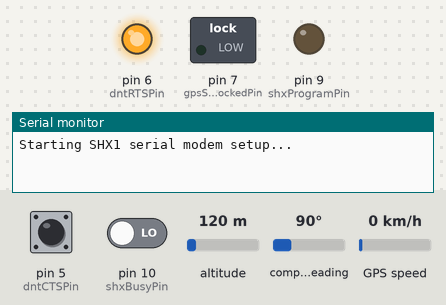
The sketch below on a simulated Arduino Mega 2560, built with avr-gcc and run on an emulated ATmega2560. Parts: switched loads named in the sketch (green lamp = pin HIGH), output pins drawn as LEDs (lit = HIGH), the last lines printed to the serial monitor. Inputs (shaded band) come from the test bench; at power-on: altitude 120 m, pin 5 (dntCTSPin) HIGH, compass heading 90°, GPS speed 0 km/h, pin 10 (shxBusyPin) LOW. The GPS gets a fix after 3 s at 37.7749, -122.4194 with 8 satellites; pins used as bus, display or sensor lines are not drawn.

Above: at 0.1 s.
At 1.5 s:
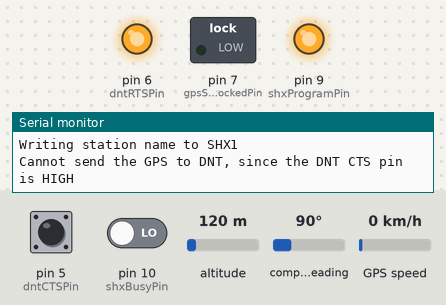
1.6 s: altitude set to 20 m
At 5.2 s:
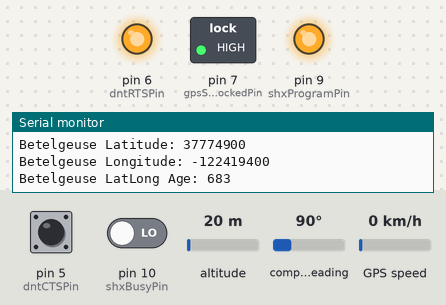
5.7 s: pin 5 (dntCTSPin) driven LOW
9.2 s: pin 5 (dntCTSPin) driven HIGH
13.3 s: compass heading set to 7°
17.4 s: GPS speed set to 30 km/h
21.5 s: pin 5 (dntCTSPin) pulsed LOW 2 times (0.12 s each, 0.3 s apart)
Timing chart, 0 to 27.2 s (numbered marks = the images above; inputs shaded):
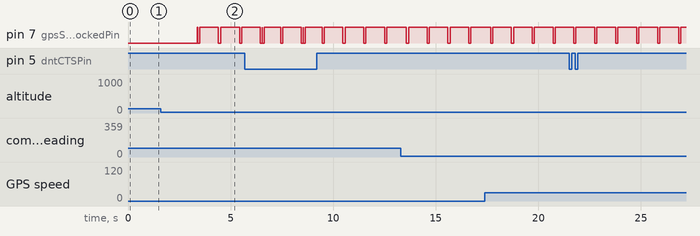

The sketch:

BetelgeuseOperationTransparentOOWithSHX1andRFM23BP.ino
```cpp
// Our Arduino code for operation of the Betelgeuse DNT900 telemetry test box
#include <TinyGPS.h>
#include <SoftwareSerial.h>

TinyGPS        gps;

const byte     dntHwResetPin            =  4;
const byte     dntCTSPin                =  5;
const byte     dntRTSPin                =  6;
// const byte     dntCTSPin                =  42;
// const byte     dntRTSPin                =  43;
const byte     gpsSuccessfullyLockedPin =  7;
const byte     fakeShxProgramRxPin      =  8;
const byte     shxProgramPin            =  9;
const byte     shxBusyPin               = 10;

SoftwareSerial shxProgramSerial(fakeShxProgramRxPin, shxProgramPin);

const long     dntMaxReadTries          =  500000;
const int      maxTermLength            =  255;

byte           term[maxTermLength];
int            termIndex                =  0;
int            termLength               =  0;

long           previousMillis           =  0;
long           previousMillis2          =  0;
long           previousMillis3          =  0;
int            count                    =  0;

// EnterProtocolMode DNTCFG
const byte     enterProtocol[]       = {0xFB, 0x07, 0x00, 0x44, 0x4E, 0x54, 0x43, 0x46, 0x47};

const byte     UcReset[]             = {0xFB, 0x05, 0x04, 0x00, 0xFF, 0x01, 0x00};
const byte     SwReset[]             = {0xFB, 0x02, 0x02, 0x00};

const byte     makeRemote[]          = {0xFB, 0x05, 0x04, 0x00, 0x00, 0x01, 0x00};
const byte     makeBase[]            = {0xFB, 0x05, 0x04, 0x00, 0x00, 0x01, 0x01};

const byte     setDataRate500[]      = {0xFB, 0x05, 0x04, 0x01, 0x00, 0x01, 0x00};
const byte     setDataRate115p2[]    = {0xFB, 0x05, 0x04, 0x01, 0x00, 0x01, 0x02};
const byte     setDataRate38p4[]     = {0xFB, 0x05, 0x04, 0x01, 0x00, 0x01, 0x03};
const byte     setPower1mW[]         = {0xFB, 0x05, 0x04, 0x18, 0x00, 0x01, 0x00};
const byte     setPower1Watt[]       = {0xFB, 0x05, 0x04, 0x18, 0x00, 0x01, 0x05};

const byte     loadEEPROMdef[]       = {0xFB, 0x05, 0x04, 0xFF, 0xFF, 0x01, 0x00};
const byte     saveToEEPROM[]        = {0xFB, 0x05, 0x04, 0xFF, 0xFF, 0x01, 0x01};
const byte     saveEEPROMandReset[]  = {0xFB, 0x05, 0x04, 0xFF, 0xFF, 0x01, 0x02};


void setup() {
  pinMode(                  dntHwResetPin, OUTPUT);
  pinMode(                      dntCTSPin, INPUT);
  pinMode(                      dntRTSPin, OUTPUT);
  pinMode(       gpsSuccessfullyLockedPin, OUTPUT);
  pinMode(            fakeShxProgramRxPin, INPUT);
  pinMode(                  shxProgramPin, OUTPUT);
  pinMode(                     shxBusyPin, INPUT);

  digitalWrite(             dntHwResetPin, LOW);
//  digitalWrite(                 dntRTSPin, LOW);
  digitalWrite(                 dntRTSPin, HIGH);
  digitalWrite(  gpsSuccessfullyLockedPin, LOW);

  Serial1.begin(38400);
  Serial.begin(9600);

  Serial2.begin(38400);

  Serial.println(F("Starting SHX1 serial modem setup..."));
  shxProgramSerial.begin(2400);

//  delay(200);

  shxProgramSerial.write(byte('S'));
  shxProgramSerial.write(byte('E'));
  shxProgramSerial.write(byte('T'));
  shxProgramSerial.write(byte('M'));
  shxProgramSerial.write(byte('O'));
  shxProgramSerial.write(byte('D'));
  shxProgramSerial.write(byte('\r'));               // '\r' = ASCII 13 = carriage return

  delay(200);

  shxProgramSerial.end();
  digitalWrite(             shxProgramPin, HIGH);  // The PGM pin is _active LOW_, so one must return it to its default
                                                   //  (i.e.: internal 47k pull-up to 4V) HIGH state in order to move
                                                   //  from programming mode to serial modem mode.
  Serial.println(F("SHX1 serial modem setup complete."));

  Serial3.begin(1200);

// END the hardware reset (i.e., set HwResetPin HIGH).  A Hw reset must occur every time the radio is powered up.
  digitalWrite(             dntHwResetPin, HIGH);
  delay(100);

/*
  sendCmd(loadEEPROMdef);
  delay(100);
  sendCmd(saveToEEPROM);
  hardRadioReset();
*/

//  sendCmd(enterProtocol);
//  delay(100);

 // sendCmd(makeBase);
//  sendCmd(makeRemote);
//  sendCmd(saveEEPROMandReset);

//  sendCmd(setDataRate38p4);
//  delay(100);
//  sendCmd(setPower1mW);
//  sendCmd(setPower1Watt);


//  sendCmd(saveEEPROMandReset);
 //  hardRadioReset();

  // delay(100);

 // sendCmd(enterProtocol);

}

void loop() {


  if (getGPS()) {
    digitalWrite(gpsSuccessfullyLockedPin, LOW);
    Serial.println(F("gotten GPS"));
 //   delay(100);
    digitalWrite(gpsSuccessfullyLockedPin, HIGH);
  }
  else {
//    Serial.println(F("failed to get GPS"));
  }


  // Get the Betelgeuse radio's MAC address
//  testRadio();
//  readRadio();

//  delay(100);
  sendGPSToRadioAtInterval(1000);
//  delay(1000);


//  delay(100);
  sendStationNameToRadioAtInterval(1333);
//  delay(100);

//  readRadio();


  sendStatusToComputerAtInterval(5000);


//  delay(100);

}

bool getGPS()
{
  while (Serial1.available())
  {
    if (gps.encode(Serial1.read()))
      return true;
  }
  return false;
}

void testRadio()
{
  if (digitalRead(dntCTSPin) == LOW) {
    Serial.println(F("Requesting register containing MAC address info from DNT"));

//    digitalWrite(dntRTSPin, HIGH);

    Serial2.write(0xFB);
    Serial2.write(0x04);
    Serial2.write(0x03);

    // GetRegister MAC address (register 0 in bank 2, span 3 bytes)
    Serial2.write((byte)0x00);
    Serial2.write(0x02);
    Serial2.write(0x03);

//    digitalWrite(dntRTSPin, LOW);

  } else {
    Serial.println(F("Cannot get MAC address info from DNT, since the DNT CTS pin is HIGH"));
  }

}

void sendStationNameToRadioAtInterval(long interval)
{
  unsigned long currentMillis = millis();
//  if (digitalRead(shxBusyPin) == LOW && currentMillis - previousMillis3 > interval) {
  if (currentMillis - previousMillis3 > interval) {
    Serial.println(F("Writing station name to SHX1"));
    previousMillis3 = currentMillis;

/*
    Serial2.write(0xFB);
    Serial2.write(0x0E);
    Serial2.write(0x05);

  //broadcast
//    Serial2.write((byte)0x00);
//    Serial2.write((byte)0x00);
//    Serial2.write((byte)0x00);
    Serial2.write((byte)0xFF);
    Serial2.write((byte)0xFF);
    Serial2.write((byte)0xFF);
*/

  //send station name
    Serial3.write(byte('B'));
    Serial3.write(byte('E'));
    Serial3.write(byte('T'));
    Serial3.write(byte('E'));
    Serial3.write(byte('L'));
    Serial3.write(byte('G'));
    Serial3.write(byte('E'));
    Serial3.write(byte('U'));
    Serial3.write(byte('S'));
    Serial3.write(byte('E'));

  } else if (Serial3.available()) {
    byte shxTerm[maxTermLength];
    int  shxTermIndex = 0;
    while (Serial3.available() && shxTermIndex < maxTermLength) {
      shxTerm[shxTermIndex++] = Serial3.read();
      delay(5);
    }
    Serial.print("  Number of SHX bytes: ");    Serial.println(shxTermIndex);
    Serial.print("  SHX Data: \"");
    for (int i = 0; i < shxTermIndex; i++)
    {
      Serial.print((char)shxTerm[i]);
    }
    Serial.println("\"");
    Serial.print("  SHX Data (HEX): \"");
    for (int i = 0; i < shxTermIndex; i++)
    {
      Serial.print(shxTerm[i], HEX); Serial.print(" ");
    }
    Serial.println("\"");
  } else if (digitalRead(shxBusyPin) == HIGH) {
//    Serial.println(F("Cannot send the station name to SHX1, since the SHX1 Busy pin is HIGH, and the SHX1 is not available"));
  }

}


void sendGPSToRadioAtInterval(long interval)
{
  long latitude, longitude;
  unsigned long age, date, chars;
  unsigned short sentences, failed;
  byte month, day, hour, minute, second, hundredths;
  int year;

  gps.get_position(&latitude, &longitude, &age);

  if (getGPS()) {
    digitalWrite(gpsSuccessfullyLockedPin, LOW);
    Serial.println(F("gotten GPS at 2"));
    delay(100);
    digitalWrite(gpsSuccessfullyLockedPin, HIGH);
  }

  gps.crack_datetime(&year, &month, &day, &hour, &minute, &second, &hundredths, &age);

  if (getGPS()) {
    digitalWrite(gpsSuccessfullyLockedPin, LOW);
    Serial.println(F("gotten GPS at 3"));
    delay(100);
    digitalWrite(gpsSuccessfullyLockedPin, HIGH);
  }

  unsigned long currentMillis = millis();
  if (digitalRead(dntCTSPin) == LOW && currentMillis - previousMillis2 > interval) {
    Serial.println(F("*** Writing GPS to DNT ***"));
    previousMillis2 = currentMillis;

    writeToDNT(0xFA);
    writeToDNT(0x0B);
//    Serial2.write(0x05);

  //broadcast
//    Serial2.write((byte)0x00);
//    Serial2.write((byte)0x00);
//    Serial2.write((byte)0x00);
//    Serial2.write((byte)0xFF);
//    Serial2.write((byte)0xFF);
//    Serial2.write((byte)0xFF);

  //send time
    writeToDNT(hour);
    writeToDNT(minute);
    writeToDNT(second);

  //send latitude
    writeToDNT(byte((latitude >> 24) & 0xFF));
    writeToDNT(byte((latitude >> 16) & 0xFF));
    writeToDNT(byte((latitude >> 8) & 0xFF));
    writeToDNT(byte(latitude & 0xFF));

  //send longitude
    writeToDNT(byte((longitude >> 24) & 0xFF));
    writeToDNT(byte((longitude >> 16) & 0xFF));
    writeToDNT(byte((longitude >> 8) & 0xFF));
    writeToDNT(byte(longitude & 0xFF));

 //   Serial2.flush();

  } else if (digitalRead(dntCTSPin) == HIGH) {
    Serial.println(F("Cannot send the GPS to DNT, since the DNT CTS pin is HIGH"));
  }


  //send altitude
  signed long gps_altitude = gps.altitude();

  //send speed
  unsigned long gps_speed = gps.speed();

  //send HDOP
  unsigned long gps_hdop = gps.hdop();

}

void readRadio () {
  long dntReadTry = 0;
  int hasBegun = 0;
  termIndex = termLength = 0;

  Serial.println(F("Reading radio"));
  digitalWrite(dntRTSPin, LOW);
//  delay(100);

  while (true) {
    while (!Serial2.available() && dntReadTry < dntMaxReadTries) {
      ++dntReadTry;
//      Serial2.flush();
//      delay(5);
    }
    if (dntReadTry < dntMaxReadTries) {
      do {
//      Serial.println(F("Reading a byte from radio"));

        byte b = Serial2.read();

        if (b == (byte)0xFB && hasBegun == 0) {
          hasBegun = 1;
        }
        else if (hasBegun == 1) {
          termLength = (int)b;
          hasBegun = 2;
        }
        else if (hasBegun == 2) {
        //Serial.println(b, HEX);
          term[termIndex++] = b;
        }
        if (termLength == termIndex && termLength > 0) break;
      } while (Serial2.available());
      if (termLength == termIndex && termLength > 0) break;


    } else {
//      digitalWrite(dntRTSPin, HIGH);
//      Serial2.flush();
      Serial.println(F("DNT is not available for reading"));
      break;
//      sendCmd(UcReset);

//      hardRadioReset();
//      delay(200);
//      sendCmd(enterProtocol);
//      delay(200);
    }

  }
  digitalWrite(dntRTSPin, HIGH);

  if (termLength == termIndex && termLength > 0) {
    switch ((byte)term[0]) {

      //Replies
      case (byte)0x10:
      Serial.println("EnterProtocolModeReply");
      //no other data
      break;

      case (byte)0x11:
      Serial.println("ExitProtocolModeReply");
      //no other data
      break;

      case (byte)0x12:
      Serial.println("SoftwareResetReply");
      //no other data
      break;

      case (byte)0x13:
      GetRegisterReply(term);
      break;

      case (byte)0x14:
      Serial.println("SetRegisterReply");
      break;

      case (byte)0x15:
      Serial.println("TxDataReply");
      TxDataReply(term);
      break;

      case (byte)0x1A:
      Serial.println("GetRemoteRegisterReply");
      break;

      case (byte)0x1B:
      Serial.println("SetRemoteRegisterReply");
      break;

      // Events
      case (byte)0x26:
      Serial.println("RxData");
      RxData(term, termLength);
      break;

      case (byte)0x27:
      Serial.println("Announce");
      Announce(term);
      break;

      case (byte)0x28:
      Serial.println("RxEvent");
      break;

      default:
      Serial.print("UNRECOGNISED MESSAGE: "); Serial.println(term[0], HEX);
    }

    Serial2.flush();

    termLength = termIndex = 0;
  }

}

void GetRegisterReply (byte term[]) {
  Serial.println("GetRegisterReply");

  Serial.print("  Reg: ");  Serial.println(term[1], HEX);
  Serial.print("  Bank: "); Serial.println(term[2], HEX);
  Serial.print("  Span: "); Serial.println(term[3], HEX);
  Serial.print("  Val: ");
  for (int i = 4; i < term[3] + 4; i++)
  {
    Serial.print(term[i], HEX);
  }
  Serial.println();

  Serial.print("  Val (ASCII): \"");
  for (int j = 4; j < term[3] + 4; j++)
  {
    Serial.print((char)term[j]);
  }
  Serial.println("\"");
}

void TxDataReply (byte term[]) {
  Serial.print("  TxStatus: ");
  switch ((byte)term[1]) {

    case (byte)0x00:
    Serial.println("ACK received");
    break;

    case (byte)0x01:
    Serial.println("NO ACK received");
    break;

    case (byte)0x02:
    Serial.println("Not linked (remote)");
    break;

    case (byte)0x03:
    Serial.println("NO ACK due to recipient holding for flow control");
    break;

    default:
    Serial.print("UNRECOGNISED TX STATUS: "); Serial.println(term[1], HEX);
  }

  Serial.print("  MAC: ");  Serial.print(term[4], HEX); Serial.print(term[3], HEX); Serial.println(term[2], HEX);

  Serial.print("  RSSI: "); Serial.println((char)term[5], DEC);
}

void RxData (byte term[], int termLength) {
  Serial.print("  Address: "); Serial.print(term[3], HEX); Serial.print(term[2], HEX); Serial.println(term[1], HEX);
  Serial.print("  RSSI: ");    Serial.println((char)term[4], DEC);

  Serial.print("  Data: \"");
  for (int i = 5; i < termLength; i++)
  {
    Serial.print((char)term[i]);
  }
  Serial.println("\"");

  Serial.print("  Data (HEX): \"");
  for (int i = 5; i < termLength; i++)
  {
    Serial.print(term[i], HEX);
  }
  Serial.println("\"");
}

void Announce (byte term[]) {
  switch ((byte)term[1]) {

// Use Serial.print(F("text")) and Serial.println(F("text"))  rather than  Serial.print("text") and Serial.println("text")
// to save lots of variable RAM!!! -- this is needed for this code to run on an Uno!!!

    case (byte)0xA0:
    Serial.println(F("  Radio has completed startup initialization"));
    break;

    case (byte)0xA2:
    Serial.println(F("  Base: a remote has joined the network"));
    Serial.print(F("  Remote MAC: ")); Serial.print(term[4], HEX); Serial.print(term[3], HEX); Serial.println(term[2], HEX);
    Serial.print(F("  Range: ")); Serial.println((unsigned int)term[6], DEC);
    break;

    case (byte)0xA3:
    Serial.println(F("  Remote: joined a network, ready for data"));
    Serial.print(F("  Network ID: ")); Serial.println(term[2], HEX);
    Serial.print(F("  Base MAC: ")); Serial.print(term[5], HEX); Serial.print(term[4], HEX); Serial.println(term[3], HEX);
    Serial.print(F("  Range: ")); Serial.println((unsigned int)term[6], DEC);
    break;

    case (byte)0xA4:
    Serial.println(F("  Remote: exited network (base is out of range)"));
    Serial.print(F("  Network ID: ")); Serial.println(term[2], HEX);
    break;

    case (byte)0xA5:
    Serial.println(F("  Remote: the base has been rebooted"));
    break;

    case (byte)0xA7:
    Serial.println(F("  Base: remote has left the network"));
    Serial.print(F("  Remote MAC: ")); Serial.print(term[4], HEX); Serial.print(term[3], HEX); Serial.println(term[2], HEX);
    break;

    case (byte)0xA8:
    Serial.println(F("  Base: heartbeat received from router or remote"));
    break;

    //Errors
    case (byte)0xE0:
    Serial.println(F("  Protocol error - invalid message type"));
    break;

    case (byte)0xE1:
    Serial.println(F("  Protocol error - invalid argument"));
    break;

    case (byte)0xE2:
    Serial.println(F("  Protocol error - general error"));
    break;

    case (byte)0xE3:
    Serial.println(F("  Protocol error - parser timeout"));
    break;

    case (byte)0xE4:
    Serial.println(F("  Protocol error - register is read-only"));
    break;

    case (byte)0xE8:
    Serial.println(F("  UART receive buffer overflow"));
    break;

    case (byte)0xE9:
    Serial.println(F("  UART receive overrun"));
    break;

    case (byte)0xEA:
    Serial.println(F("  UART framing error"));
    break;

    case (byte)0xEE:
    Serial.println(F("  hardware error"));
    break;

    default:
    Serial.print(F("UNRECOGNISED ANNOUNCE MESSAGE: ")); Serial.println(term[1], HEX);
  }
}

void sendStatusToComputerAtInterval(long interval) {

  long latitude, longitude;
  unsigned long age, date, chars;
  unsigned short sentences, failed;
  byte month, day, hour, minute, second, hundredths;
  int year;

  unsigned long currentMillis = millis();
  if (currentMillis - previousMillis > interval) {
    previousMillis = currentMillis;

//    testRadio();
//    readRadio();

    gps.get_position(&latitude, &longitude, &age);
    Serial.print(F("Betelgeuse Latitude: "));    Serial.println(latitude);
    Serial.print(F("Betelgeuse Longitude: "));   Serial.println(longitude);
    Serial.print(F("Betelgeuse LatLong Age: ")); Serial.println(age);
    gps.crack_datetime(&year, &month, &day, &hour, &minute, &second, &hundredths, &age);
    Serial.print(F("Betelgeuse Year: "));        Serial.println(year);
    Serial.print(F("Betelgeuse Month: "));       Serial.println(month);
    Serial.print(F("Betelgeuse Day: "));         Serial.println(day);
    Serial.print(F("Betelgeuse Hour: "));        Serial.println(hour);
    Serial.print(F("Betelgeuse Minute: "));      Serial.println(minute);
    Serial.print(F("Betelgeuse Second: "));      Serial.println(second);
    Serial.print(F("Betelgeuse Hundredth: "));   Serial.println(hundredths);
    Serial.print(F("Betelgeuse GPSTime Age: ")); Serial.println(age);
  }


}

void sendCmd(const byte theArray[])
{
  if (digitalRead(dntCTSPin) == LOW) {
    Serial.println(F("Writing to DNT"));
    for (int i = 0; i < theArray[1] + 2; i++)
    {
      Serial2.write(theArray[i]);
    }
  } else {
    Serial.println(F("Cannot send the most recent command, since the DNT CTS pin is HIGH"));
  }
}

void sendCommand () {
  const byte lockTo1milliW[] = {0xFB, 0x05, 0x04, 0x18, 0x00, 0x01, 0x10};
  const byte   setDataRate[] = {0xFB, 0x05, 0x04, 0x01, 0x00, 0x01, 0x03};

  const byte  getXmitPower[] = {0xFB, 0x04, 0x03, 0x18, 0x00, 0x01};

// MAC addr = 0x000000, data = "pro."
  const byte  transmitData[] = {0xFB, 0x08, 0x05, 0x00, 0x00, 0x00, 0x70, 0x72, 0x6F, 0x2E};

// set InitialParentNwkID register to 0x01 (thus, base unit should have a network ID of 0x01)
  const byte   setProtocol[] = {0xFB, 0x05, 0x04, 0x00, 0x04, 0x01, 0x01};

  const byte amBaseOrRemte[] = {0xFB, 0x04, 0x03, 0x00, 0x00, 0x01};

//reg bank span val
  const byte   getRegister[] = {0xFB, 0x04, 0x03, 0x1C, 0x00, 0x10};

  if (Serial.available())
  {
    char input = Serial.read();

    switch (input)
    {
      //get register
      case (char)'a':
      sendCmd(getRegister);
      break;

      case (char)'d':
      sendDiagnostics();
      break;

      case (char)'l':
      sendCmd(getXmitPower);
      break;

      case (char)'L':
      sendCmd(lockTo1milliW);
      break;

      case (char)'D':
      sendCmd(setDataRate);
      break;

      //tx data
      case (char)'t':
      sendCmd(transmitData);
      break;

      //set protocol mode
      case (char)'p':
      sendCmd(setProtocol);
      break;

      //make remote
      case (char)'R':
      sendCmd(makeRemote);
      break;

      //make base
      case (char)'B':
      sendCmd(makeBase);
      break;

      //save to EEPROM
      case (char)'S':
      sendCmd(saveToEEPROM);
      break;

      //Enter protocol from transparent
      case (char)'E':
      sendCmd(enterProtocol);
      break;

      //Am I base or remote?
      case (char)'w':
      sendCmd(amBaseOrRemte);
      break;

      case (char)'r':
      // Soft Radio Reset
      sendCmd(UcReset);
      break;

      case (char)'f':
      hardRadioReset();
      break;

      default:
//      Serial.print("Length: "); Serial.println(termLength);
//      Serial.print("Index: ");  Serial.println(termIndex);
      break;
    }
  }

  Serial.flush();
}

void sendDiagnostics()
{
    const byte   diagnostics[] = {0xFB, 0x05, 0x05, 0x02, 0x10, 0x00};
    //do every x seconds

    sendCmd(diagnostics);
    Serial2.write((byte)count++);

    Serial.print("Diagnostic # "); Serial.print(count - 1); Serial.println(" sent.");
}

void writeToDNT(byte byteToWrite)
{
    int i = 0;
    while (digitalRead(dntCTSPin) == HIGH && i < dntMaxReadTries) {
        ++i;
    }
    if (i < dntMaxReadTries) {
        Serial2.write(byteToWrite);
    } else {
        Serial.println(F("Unable to write to DNT: CTS pin is high"));
    }
}

void hardRadioReset()
{
    digitalWrite(dntHwResetPin, LOW);
    delay(200);
    digitalWrite(dntHwResetPin, HIGH);
}
```

Measured:
- by itself, pin 7 (gpsSuccessfullyLockedPin): alternates HIGH for 0.92 s and LOW for 0.10 s
